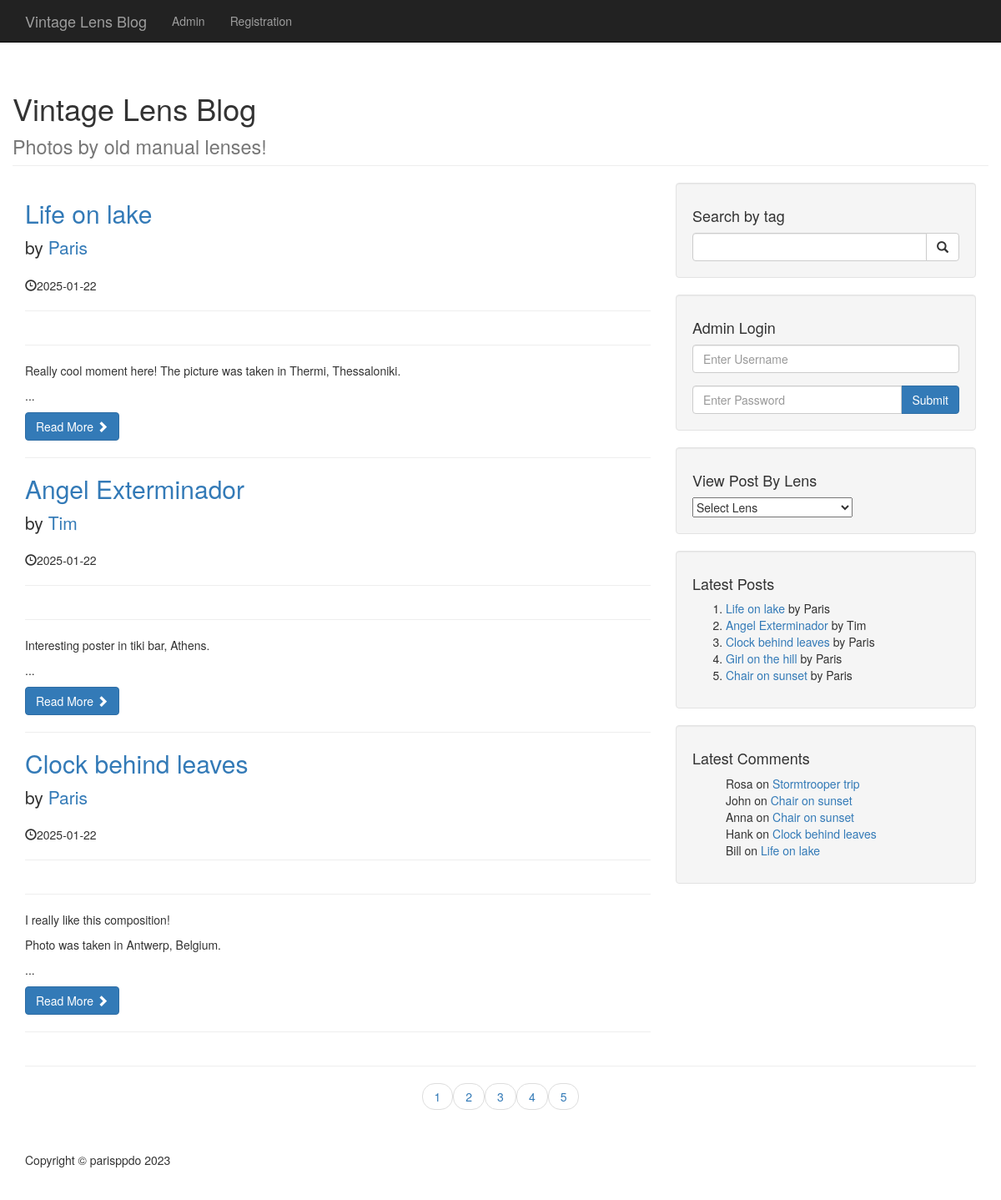
The page / on the database its author committed.
### tables this page shows
CREATE TABLE `posts` (
  `post_id` int(3) NOT NULL,
  `post_lens_id` int(3) NOT NULL,
  `post_title` varchar(255) NOT NULL,
  `post_author` varchar(255) NOT NULL,
  `post_date` date NOT NULL,
  `post_image` text NOT NULL,
  `post_content` text NOT NULL,
  `post_tags` varchar(255) NOT NULL,
  `post_comment_count` int(11) NOT NULL,
  `post_status` varchar(255) NOT NULL DEFAULT 'draft',
  `post_views_count` int(11) NOT NULL
);

CREATE TABLE `comments` (
  `comment_id` int(3) NOT NULL,
  `comment_post_id` int(3) NOT NULL,
  `comment_author` varchar(255) NOT NULL,
  `comment_email` varchar(255) NOT NULL,
  `comment_content` text NOT NULL,
  `comment_status` varchar(255) NOT NULL,
  `comment_date` date NOT NULL
);

### index.php (the view, shortened to what this page needs)
<?php include "includes/header.php"; ?>
<?php include "includes/navigation.php"; ?>
    <div class="container">
    <div class="row">
        <h1 class="page-header">
            Vintage Lens Blog<br>
            <small>Photos by old manual lenses!</small>
        </h1>
        <div class="col-md-8">
            <?php
            $posts_per_page = 5;
            if (isset($_GET['page'])) {
                $page = $_GET['page'];
            } else {
                $page = "";
            }
            if ($page == "" || $page == 1) {
                $offset = 0;
            } else {
                $offset = ($page * $posts_per_page) - $posts_per_page;
            }
            $query = "SELECT * FROM posts";
            $post_count_query = mysqli_query($connection, $query);
            $count = mysqli_num_rows($post_count_query);
            $count = ceil($count / $posts_per_page);
            $query = "SELECT * FROM posts ORDER BY post_id DESC LIMIT $offset, $posts_per_page";
            $select_all_posts_query = mysqli_query($connection, $query);
            while ($row = mysqli_fetch_assoc($select_all_posts_query)) {
                $post_id = $row['post_id'];
                $post_title = $row['post_title'];
                $post_author = $row['post_author'];
                $post_date = $row['post_date'];
                $post_content = substr($row['post_content'], 0, 100);
                $post_status = $row['post_status'];
                if ($post_status == 'published') {
                    ?>
                    <h2>
                        <a href="post.php?p_id=<?php echo $post_id; ?>"><?php echo $post_title; ?></a>
                    </h2>
                    <p class="lead">
                        by
                        <a href="author_posts.php?author=<?php echo $post_author ?>&p_id=<?php echo $post_id ?>"><?php echo $post_author ?></a>
                    </p>
                    <p><span class="glyphicon glyphicon-time"></span><?php echo $post_date; ?></p>
                    <hr>
                    <hr>
                    <p><?php echo $post_content ?>...</p>
                    <a class="btn btn-primary" href="post.php?p_id=<?php echo $post_id; ?>">Read More <span
                                class="glyphicon glyphicon-chevron-right"></span></a>
                    <hr>
                    <?php
                }
            }
            ?>
        </div>
        <?php include "includes/sidebar.php"; ?>
    </div>
    <hr>
    <ul class="pager">
        <?php
        for ($i = 1; $i <= $count; $i++) {
            if ($i == $page) {
                echo "<li><a class='active_link' href='index.php?page={$i}'>{$i}</a></li>";
            } else {
                echo "<li><a href='index.php?page={$i}'>{$i}</a></li>";
            }
        }
        ?>
    </ul>
<?php include "includes/footer.php"; ?>

### includes/header.php (shortened to what this page needs)
<!DOCTYPE html>
<html lang="en">
<head>
    <link href="css/bootstrap.min.css" rel="stylesheet">
    <link href="css/blog-home.css" rel="stylesheet">
    <link href="css/styles.css" rel="stylesheet">
</head>
<body>

### includes/navigation.php (shortened to what this page needs)
<nav class="navbar navbar-inverse navbar-fixed-top" role="navigation">
    <div class="container">
        <div class="navbar-header">
            <a class="navbar-brand" href="index.php">Vintage Lens Blog</a>
        </div>
        <div class="collapse navbar-collapse" id="bs-example-navbar-collapse-1">
            <ul class="nav navbar-nav">
                <?php
                if (isset($_SESSION['user_role'])) {
                    ?>
                    <li>
                        <a href="admin">Admin</a>
                    </li>
                    <?php
                }
                ?>
                <li>
                    <a href="registration.php">Registration</a>
                </li>
            </ul>
        </div>
    </div>
</nav>

### includes/sidebar.php (shortened to what this page needs)
<div class="col-md-4">
    <div class="well">
        <h4>Search by tag</h4>
        <form action="search.php" method="POST">
            <div class="input-group">
                <input name="search" type="text" class="form-control">
                <span class="input-group-btn">
                    <button name="submit" class="btn btn-default" type="submit">
                        <span class="glyphicon glyphicon-search"></span>
                    </button>
                </span>
            </div>
        </form>
    </div>
    <?php if (($_SESSION['user_role']) === 'user'): ?>
        <div class="well">
            <h4>Welcome, <?php echo htmlspecialchars($_SESSION['username']); ?>!</h4>
            <p class="text-warning">Your registration is yet to be approved!</p>
            <a href="./includes/logout.php" class="btn btn-info btn-xs">Log Out</a>
        </div>
    <?php else: ?>
        <div class="well">
            <h4>Admin Login</h4>
            <form action="includes/login.php" method="POST">
                <div class="form-group">
                    <input name="username" type="text" class="form-control" placeholder="Enter Username">
                </div>
                <div class="input-group">
                    <input name="password" type="password" class="form-control" placeholder="Enter Password">
                    <span class="input-group-btn">
                        <button class="btn btn-primary" name="login" type="submit">Submit</button>
                    </span>
                </div>
            </form>
        </div>
    <?php endif; ?>
    <div class="well">
        <h4>View Post By Lens</h4>
        <div class="row">
            <div class="col-lg-12">
                <form action="./lens.php" method="get">
                    <select name='lens_id' id='lens_id' class=''>
                        <option value='-1'>Select Lens</option>
                    </select>
                </form>
            </div>
        </div>
    </div>
    <?php include "latest_posts_widget.php"; ?>
    <?php include "latest_comments_widget.php"; ?>
</div>

### includes/latest_posts_widget.php
<div class="well">
    <h4>Latest Posts</h4>
    <ol>
        <?php
        $query = "SELECT * FROM posts WHERE post_status = 'published' ORDER BY post_id DESC LIMIT 5";
        $select_latest_posts_query = mysqli_query($connection, $query);
        while ($row = mysqli_fetch_assoc($select_latest_posts_query)) {
            $post_id = $row['post_id'];
            $post_title = $row['post_title'];
            $post_author = $row['post_author'];
            echo "<li><a href='post.php?p_id=$post_id'>$post_title</a> by $post_author</li>";
        }
        ?>
    </ol>
</div>

### includes/latest_comments_widget.php
<div class="well">
    <h4>Latest Comments</h4>
    <ul style="list-style-type: none;">
        <?php
        $query = "SELECT post_id, comment_author, post_title
                    FROM posts JOIN comments WHERE comment_post_id = post_id AND comment_status = 'approved'
                    ORDER BY comment_id DESC
                    LIMIT 5;";
        $select_latest_comments_query = mysqli_query($connection, $query);
        while ($row = mysqli_fetch_assoc($select_latest_comments_query)) {
            $post_id = $row['post_id'];
            $comment_author = $row['comment_author'];
            $post_title = $row['post_title'];
            echo "<li>$comment_author on <a href='post.php?p_id=$post_id'>$post_title</a></li>";
        }
        ?>
    </ul>
</div>

### includes/footer.php (shortened to what this page needs)
<footer>
    <div class="row">
        <div class="col-lg-12">
            <p>Copyright &copy; parisppdo 2023</p>
        </div>
    </div>
</footer>
</div>
</body>
</html>

### css/blog-home.css (style rules this page uses)
body { padding-top: 70px; }
footer { margin: 50px 0; }

### rows shown on the page
posts: post_title "Life on lake", post_author "Paris", post_date "2025-01-22", post_content "Really cool moment here! The picture was taken in Thermi, Thessaloniki.", comments.comment_author "Bill"
posts: post_title "Angel Exterminador", post_author "Tim", post_date "2025-01-22", post_content "Interesting poster in tiki bar, Athens."
posts: post_title "Clock behind leaves", post_author "Paris", post_date "2025-01-22", post_content "I really like this composition! Photo was taken in Antwerp, Belgium.", comments.comment_author "Hank"
posts: post_title "Girl on the hill", post_author "Paris"
posts: post_title "Chair on sunset", post_author "Paris", comments.comment_author "John", comments.comment_author "Anna"
posts: comments.comment_author "Rosa", post_title "Stormtrooper trip"
